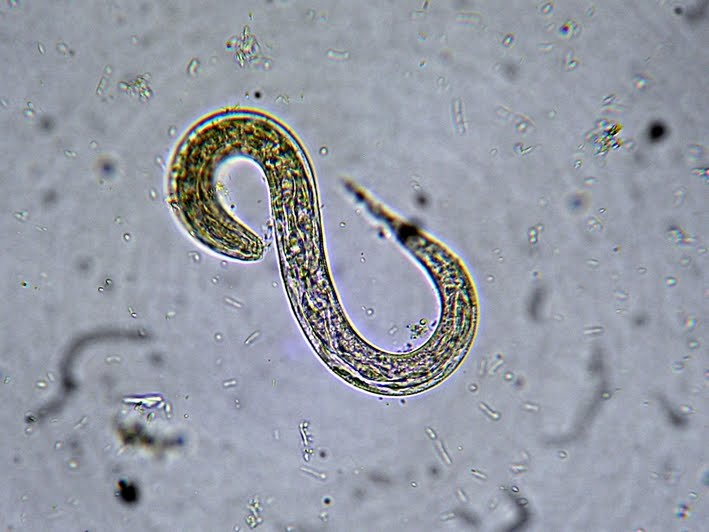
#> input picture data/1.png, 709 x 532 px
$ python main.py
#> lines starting #> are read from the running program, lines starting #| are printed output that depends on the picture; after the words box and inside, x2 and y2 are one past the last pixel; in counts of white or black regions, pixels touching at a corner belong together
import cv2
import numpy as np
import networkx as nx
import matplotlib.pyplot as plt
from skimage.morphology import skeletonize
from scipy.interpolate import splprep, splev
import itertools
import os
from typing import Tuple, List, Optional


class Config:
    OUTPUT_FOLDER = './output_results'
    CLAHE_CLIP = 6.0
    CLAHE_GRID = (8, 8)
    GAUSSIAN_KERNEL = (5, 5)
    BILATERAL_D = 9
    BILATERAL_SIGMA_COLOR = 75
    BILATERAL_SIGMA_SPACE = 75
    MIN_WORM_AREA = 500
    GLUE_KERNEL_SIZE = (3, 3)
    SKELETON_SMOOTHING_S = 50


def load_image(path: str) -> Optional[np.ndarray]:
    """Loads image and converts to grayscale."""
#> called with path = './data/1.png'
    img = cv2.imread(path)
#> img is the input picture: shape (532, 709, 3); mean B, G, R 165.8, 154.7, 149.5
    if img is None:
        return None
    return img

def enhance_image(gray_img: np.ndarray) -> Tuple[np.ndarray, np.ndarray]:
    """Applies CLAHE and Gaussian Blur + Bilateral Filter."""
    clahe = cv2.createCLAHE(clipLimit=Config.CLAHE_CLIP, tileGridSize=Config.CLAHE_GRID)
    enhanced = clahe.apply(gray_img)

    blurred = cv2.GaussianBlur(enhanced, Config.GAUSSIAN_KERNEL, 0)
    filtered = cv2.bilateralFilter(blurred,
                                   Config.BILATERAL_D,
                                   Config.BILATERAL_SIGMA_COLOR,
                                   Config.BILATERAL_SIGMA_SPACE)
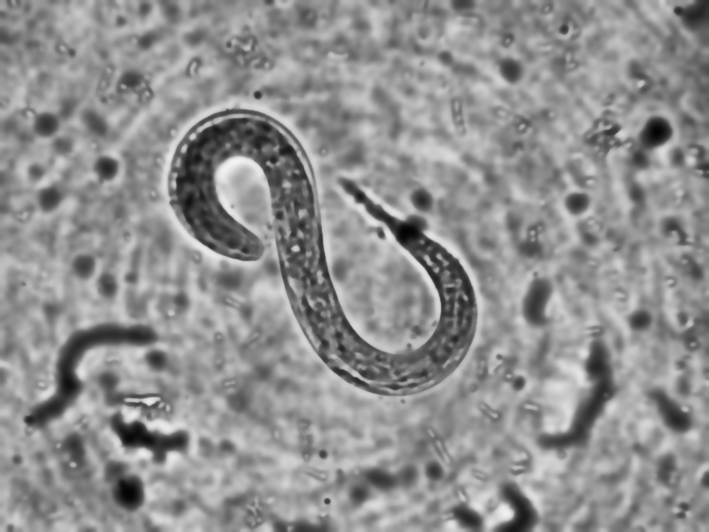
#> filtered: shape (532, 709); min 2, max 244, mean 144.1
    return blurred, filtered

def segment_worm(filtered_img: np.ndarray) -> Tuple[np.ndarray, np.ndarray]:
    """Thresholds, filters contours, glues parts, and keeps the largest object."""

    ret, binary = cv2.threshold(filtered_img, 0, 255, cv2.THRESH_BINARY_INV + cv2.THRESH_OTSU)
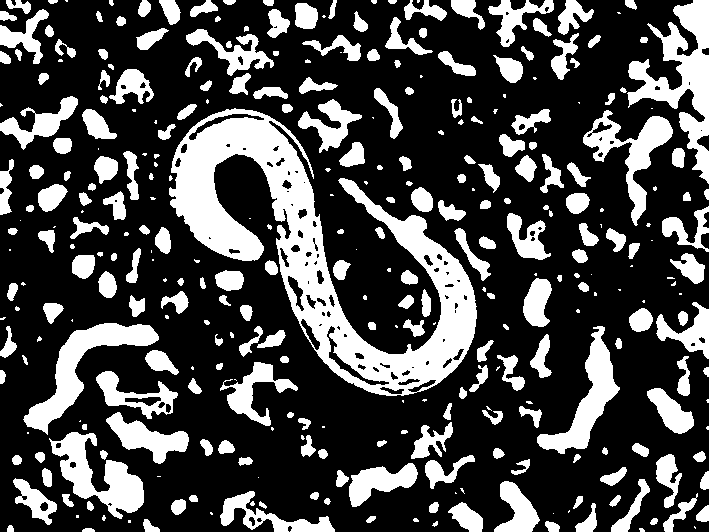
#> binary: shape (532, 709); 28.3% white; 334 white regions (94 under 20 px)
#> ret = 130
    contours, _ = cv2.findContours(binary, cv2.RETR_EXTERNAL, cv2.CHAIN_APPROX_SIMPLE)
#> contours = 334 contours, 120 with area under 20; largest, box (x1, y1, x2, y2) and area: (169, 108, 477, 396) 28108, (627, 0, 709, 184) 5116, (23, 323, 159, 435) 3726, (49, 432, 144, 519) 3270, (537, 326, 620, 454) 2962
    candidate_mask = np.zeros_like(binary)
    debug_mask = np.zeros_like(binary)

    for cnt in contours:
        area = cv2.contourArea(cnt)

        rect = cv2.minAreaRect(cnt)
        (x, y), (w, h), angle = rect
        short = min(w, h)

        if area > Config.MIN_WORM_AREA and short > 0:
            cv2.drawContours(candidate_mask, [cnt], -1, 255, -1)
            cv2.drawContours(debug_mask, [cnt], -1, 255, -1)
        else:
            cv2.drawContours(debug_mask, [cnt], -1, 100, -1)
#> this loop made 334 passes
#> (area, x, y, w, h, angle, short) on passes 2, 4, 5: (30, 88, 529.5, 3, 12, -90, 3), (30, 10, 528, 6, 6, -90, 6), (101.5, 552, 526, 10, 14, -90, 10)
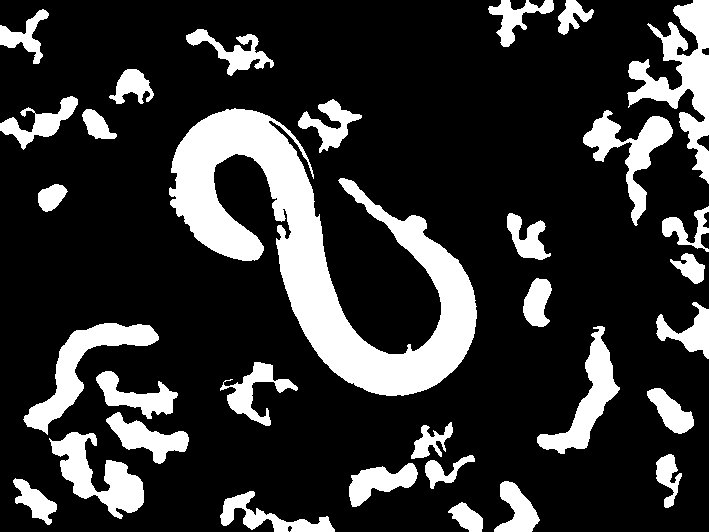
#> candidate_mask: shape (532, 709); 20.1% white; 32 white regions, largest, box (x1, y1, x2, y2) and area: (169, 108, 477, 396) 28955, (627, 0, 709, 184) 5536, (23, 323, 159, 435) 3918
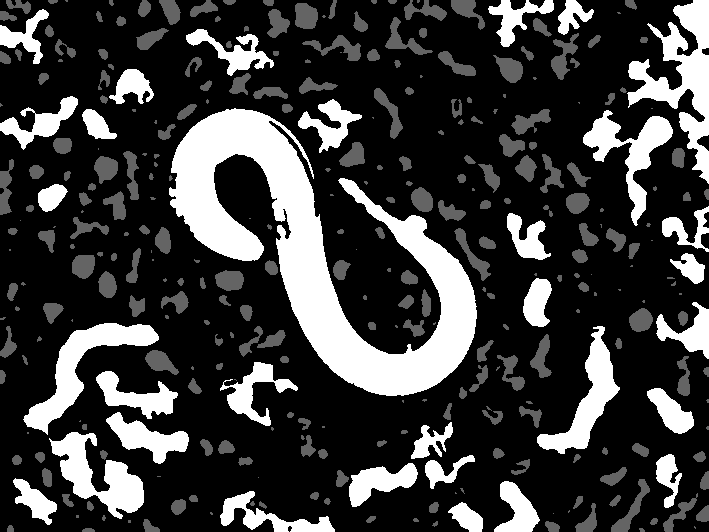
#> debug_mask: shape (532, 709); min 0, max 255, mean 60.3

    glue_kernel = cv2.getStructuringElement(cv2.MORPH_ELLIPSE, Config.GLUE_KERNEL_SIZE)
    glued_mask = cv2.morphologyEx(candidate_mask, cv2.MORPH_CLOSE, glue_kernel)
#> glued_mask: shape (532, 709); 20.1% white; 32 white regions, largest, box (x1, y1, x2, y2) and area: (169, 108, 477, 396) 28988, (627, 0, 709, 184) 5549, (23, 323, 159, 435) 3920

    num_labels, labels, stats, centroids = cv2.connectedComponentsWithStats(glued_mask, connectivity=8)
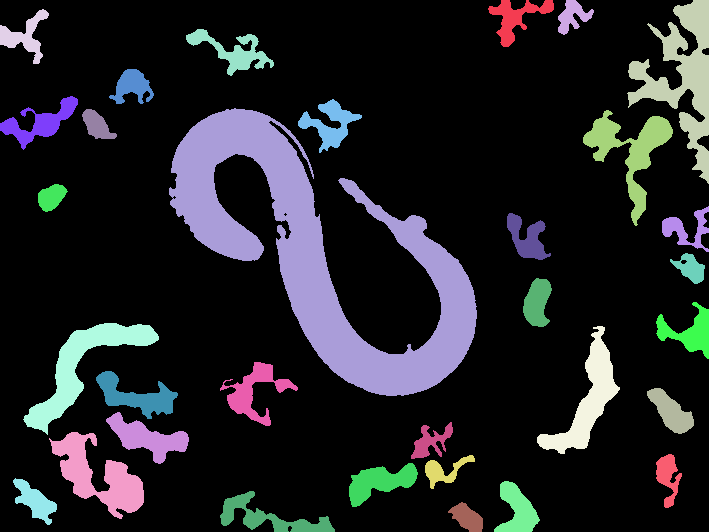
#> labels: shape (532, 709) int32; 33 distinct labels, from 0 to 32; one colour per label, 0 black
#> in process_image, `final_mask, debug_mask = segment_worm(filtered_img)`: final_mask: shape (532, 709); 7.7% white; 1 white region, box (x1, y1, x2, y2) and area: (169, 108, 477, 396) 28988
    final_mask = np.zeros_like(binary)

    if num_labels > 1:
        largest_label = 1 + np.argmax(stats[1:, cv2.CC_STAT_AREA])
        final_mask[labels == largest_label] = 255

    return final_mask, debug_mask

def find_centerline(binary_mask: np.ndarray) -> Tuple[float, List, Tuple[List, List]]:
    """Skeletonizes the mask and finds the longest path (centerline)."""

    skeleton = skeletonize(binary_mask > 0)
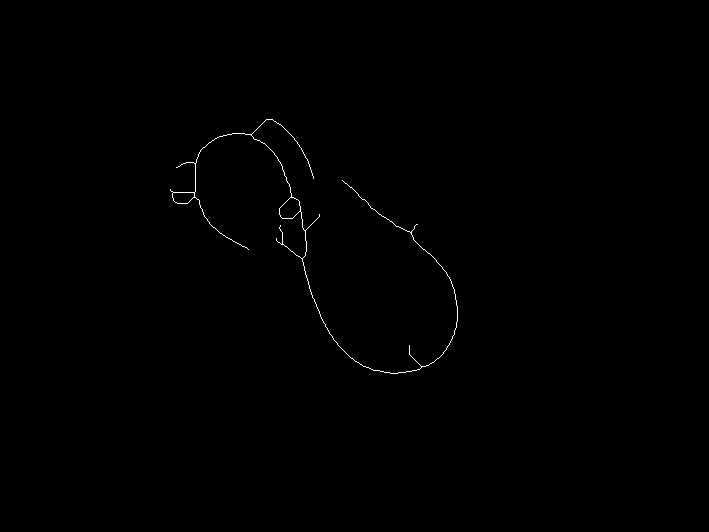
#> skeleton: shape (532, 709) bool; 0.26% white in thin lines or dots, all inside (x1, y1, x2, y2) = (170, 119, 458, 374)
    length_px, path = _get_longest_graph_path(skeleton)

    smooth_x, smooth_y = [], []
    if len(path) > 10:
        try:
            px, py = zip(*path)
            tck, u = splprep([px, py], s=Config.SKELETON_SMOOTHING_S)
            u_new = np.linspace(0, 1, len(path))
            smooth_x, smooth_y = splev(u_new, tck)
        except Exception:
            pass

    return length_px, path, (smooth_x, smooth_y)

def _get_longest_graph_path(skeleton_img):
    """Internal helper: Converts skeleton pixels to graph and finds longest path."""
    y_indices, x_indices = np.nonzero(skeleton_img)
    points = list(zip(x_indices, y_indices))

    if len(points) < 2: return 0.0, []

    G = nx.Graph()
    for x, y in points:
        G.add_node((x, y))
        for dx in [-1, 0, 1]:
            for dy in [-1, 0, 1]:
                if dx == 0 and dy == 0: continue
                nx_idx, ny_idx = x + dx, y + dy
                if (nx_idx, ny_idx) in points:
                    dist = np.sqrt(dx**2 + dy**2)
                    G.add_edge((x, y), (nx_idx, ny_idx), weight=dist)
#> this loop made 976 passes
#> (x, y) on passes 1 to 3: (266, 119), (267, 119), (268, 119)

    endpoints = [n for n in G.nodes() if G.degree(n) == 1]
    search_nodes = endpoints if len(endpoints) >= 2 else list(G.nodes())

    max_len = 0.0
    best_path = []

    for start, end in itertools.combinations(search_nodes, 2):
        try:
            length = nx.shortest_path_length(G, start, end, weight='weight')
            if length > max_len:
                max_len = length
                best_path = nx.shortest_path(G, start, end)
        except nx.NetworkXNoPath:
            continue
#> this loop made 45 passes
#> (start, end) on passes 1 to 12: ((176, 167), (313, 178)), ((176, 167), (342, 180)), ((176, 167), (170, 189)), ((176, 167), (319, 214)), ((176, 167), (417, 224)), ((176, 167), (280, 225)), ((176, 167), (276, 238)), ((176, 167), (248, 249)), ((176, 167), (409, 345)), ((313, 178), (342, 180)), ((313, 178), (170, 189)), ((313, 178), (319, 214))

    return max_len, best_path

def visualize_results(img_orig, gaussian_preview, final_mask, debug_mask, centerline_data, length_px, save_path):
    """Plots and saves the analysis results."""
#> called with length_px = 809.2, save_path = './output_results/result_1.png'
    smooth_x, smooth_y = centerline_data

    fig, ax = plt.subplots(1, 4, figsize=(18, 6))

    ax[0].imshow(gaussian_preview, cmap='gray')
    ax[0].set_title("1. CLAHE + Gaussian Blur")

    ax[1].imshow(final_mask, cmap='gray')
    ax[1].set_title("2. Final Mask")

    ax[2].imshow(debug_mask, cmap='gray')
    ax[2].set_title("3. Candidates (Gray=Rejected)")

    ax[3].imshow(cv2.cvtColor(img_orig, cv2.COLOR_BGR2RGB))
    if len(smooth_x) > 0:
        ax[3].plot(smooth_x, smooth_y, 'r-', linewidth=3, label='Centerline')
    ax[3].set_title(f"4. Length: {length_px:.1f} px")
    ax[3].legend()

    plt.tight_layout()
    plt.savefig(save_path)
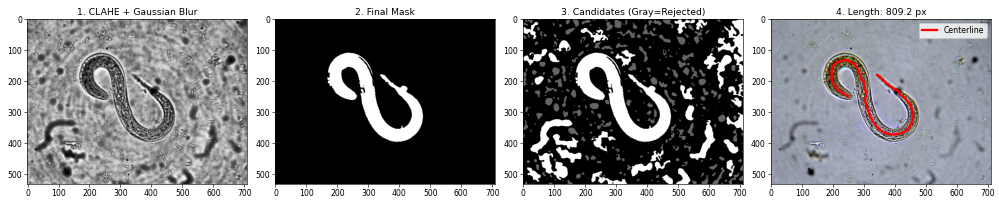
#> figure drawn by matplotlib, 4 panels
    print(f"[Saved] {save_path}")
    # plt.show()
    plt.close(fig)


def process_image(image_path: str):
    """Orchestrates the processing for a single image."""
    print(f"Processing: {image_path}")

    img = load_image(image_path)
    if img is None:
        print(f"Error: Could not load {image_path}")
        return
    gray = cv2.cvtColor(img, cv2.COLOR_BGR2GRAY)
    gaussian_preview, filtered_img = enhance_image(gray)

    final_mask, debug_mask = segment_worm(filtered_img)
    length_px, raw_path, smooth_path = find_centerline(final_mask)

    filename = os.path.basename(image_path)
    save_path = os.path.join(Config.OUTPUT_FOLDER, f"result_{filename}")

    visualize_results(img, gaussian_preview, final_mask, debug_mask, smooth_path, length_px, save_path)

if __name__ == "__main__":
    os.makedirs(Config.OUTPUT_FOLDER, exist_ok=True)

    input_folder = './data'

    files_to_process = [
        '1.png', '2.png', '3.png', '4.png', '5.png', '6.png', '7.png',
        '16_train.png', '17_train.png', '64_train.png', '64.png',
        '77_train.png', '80.png'
    ]

    for f in files_to_process:
        full_path = os.path.join(input_folder, f)
        if os.path.exists(full_path):
            process_image(full_path)
        else:
            print(f"[Skip] File not found: {full_path}")
#> pass 2 of the loop `for f in files_to_process:`:
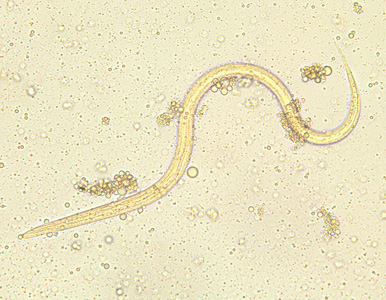
#> input picture data/2.png, 386 x 300 px
#> in load_image, img is the input picture: shape (300, 386, 3); mean B, G, R 195.7, 229.6, 236.7
#> gray: shape (300, 386)
#> enhanced: shape (300, 386)
#> blurred: shape (300, 386)
#> filtered: shape (300, 386)
#> in segment_worm (call 2), `ret, binary = cv2.threshold(filtered_img, 0, 255, cv2.THRESH_BINARY_IN..`:
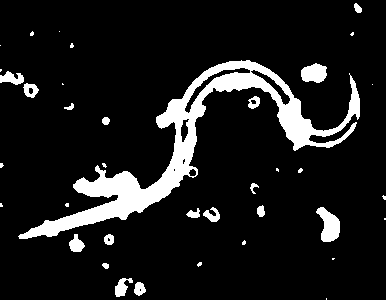
#> binary: shape (300, 386); 10.7% white; 38 white regions (20 under 20 px), largest, box (x1, y1, x2, y2) and area: (18, 60, 360, 239) 9733, (316, 207, 340, 242) 516, (301, 63, 327, 83) 394
#> the loop in segment_worm (call 2), `for cnt in contours:` made 38 passes
#> cnt on passes 1, 6, 10, 26, 27, 30, 33, 36: [[326, 298], [326, 299]], [[332, 258], [332, 259], [333, 259], [334, 258]], [[384, 218], [384, 219], [385, 219], [385, 218]], [[372, 84]], [[62, 83], [62, 84], [63, 84]], [[0, 69], [0, 71], [1, 70], [1, 69]], [[0, 45]], [[59, 31]]
#> glued_mask: shape (300, 386); 9.1% white; 1 white region, box (x1, y1, x2, y2) and area: (18, 60, 360, 239) 10519
#> skeleton: shape (300, 386) bool; 0.61% white in thin lines or dots, all inside (x1, y1, x2, y2) = (20, 73, 358, 238)
#> the loop in _get_longest_graph_path (call 2), `for x, y in points:` made 706 passes
#> (x, y) on passes 1 to 3: (349, 73), (238, 74), (239, 74)
#> the loop in _get_longest_graph_path (call 2), `for start, end in itertools.combinations(search_nodes, 2):` made 78 passes
#> (start, end) on passes 1 to 8: ((349, 73), (219, 86)), ((349, 73), (204, 107)), ((349, 73), (357, 118)), ((349, 73), (162, 122)), ((349, 73), (356, 122)), ((349, 73), (295, 147)), ((349, 73), (97, 167)), ((349, 73), (105, 170))
#> in visualize_results (call 2), `plt.savefig(save_path)`:
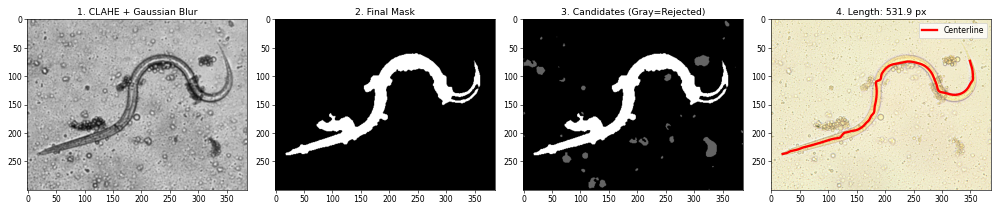
#> figure drawn by matplotlib, 4 panels
#> pass 3 of the loop `for f in files_to_process:`:
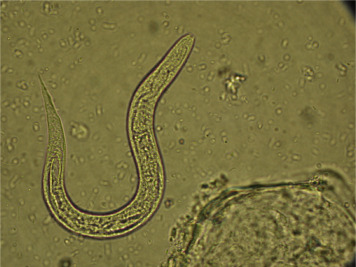
#> input picture data/3.png, 356 x 267 px
#> in load_image, img is the input picture: shape (267, 356, 3); mean B, G, R 61.6, 112.6, 120
#> gray: shape (267, 356)
#> enhanced: shape (267, 356)
#> blurred: shape (267, 356)
#> filtered: shape (267, 356)
#> in segment_worm (call 3), `ret, binary = cv2.threshold(filtered_img, 0, 255, cv2.THRESH_BINARY_IN..`:
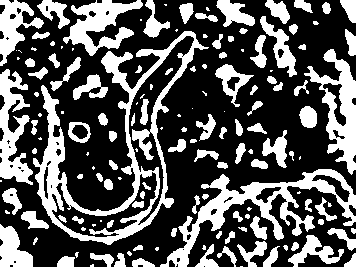
#> binary: shape (267, 356); 34.8% white; 149 white regions (48 under 20 px), largest, box (x1, y1, x2, y2) and area: (33, 31, 209, 245) 6848, (160, 169, 356, 267) 4271, (304, 49, 356, 175) 2477
#> the loop in segment_worm (call 3), `for cnt in contours:` made 133 passes
#> cnt on passes 1, 42, 52: [[240, 266], [242, 266]], [[0, 180], [0, 181], [1, 181], [1, 180]], [[300, 156], [299, 157], [299, 159], [300, 158]]
#> glued_mask: shape (267, 356); 30.1% white; 11 white regions, largest, box (x1, y1, x2, y2) and area: (33, 31, 209, 245) 11933, (160, 169, 356, 267) 4863, (304, 49, 356, 175) 2856
#> labels: shape (267, 356) int32; 12 distinct labels, from 0 to 11
#> final_mask: shape (267, 356); 12.6% white; 1 white region, box (x1, y1, x2, y2) and area: (33, 31, 209, 245) 11933
#> skeleton: shape (267, 356) bool; 0.73% white in thin lines or dots, all inside (x1, y1, x2, y2) = (34, 41, 209, 226)
#> in visualize_results (call 3), `plt.savefig(save_path)`:
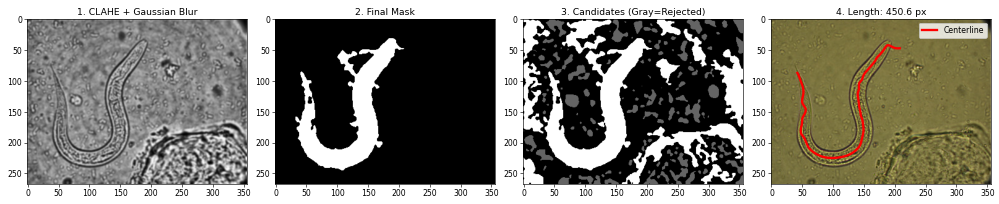
#> figure drawn by matplotlib, 4 panels
#> the loop made 13 passes; the first 3 are shown
